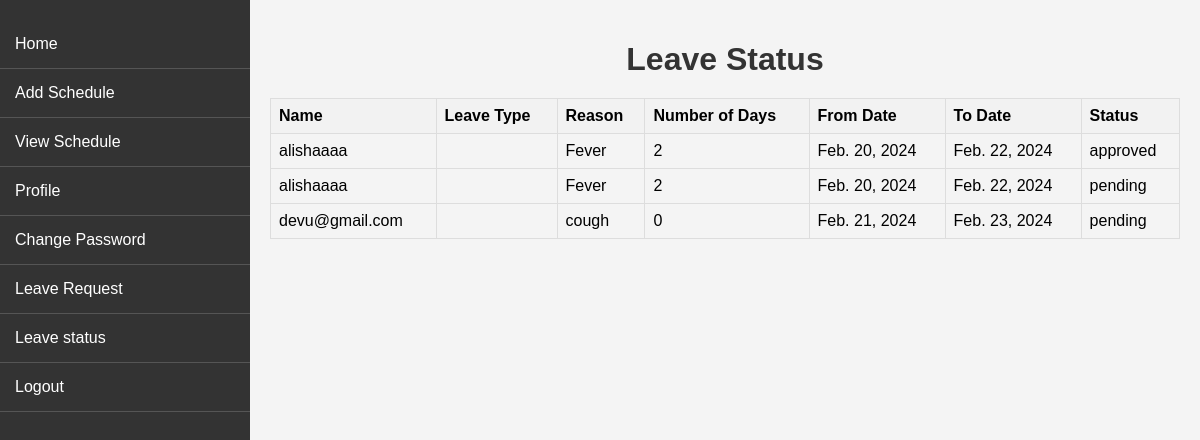
Screenshot of /messCaptainViewLeaveSchedule/ with the database file from the repository.
### camp_app/models.py (models this page shows)
class LeaveRequestModel(models.Model):
    requestid = models.AutoField(primary_key=True)
    reason = models.CharField(default="", max_length=400)
    numberofdays = models.IntegerField()
    fromdate = models.DateField()
    todate = models.DateField()
    approvalstatus = models.CharField(default="pending", max_length=100)
    employeeid = models.ForeignKey(EmployeeModel, null=True, on_delete=models.CASCADE)
    leavetypeid = models.ForeignKey(LeaveTypeModel, null=True, on_delete=models.CASCADE)

class EmployeeModel(models.Model):
    employeeid = models.AutoField(primary_key=True)
    name = models.CharField(default="", max_length=100)
    phone = models.BigIntegerField(null=True)
    dob = models.DateField()
    address = models.CharField(default=" ", max_length=400)
    nationality = models.CharField(default="", max_length=100)
    jobcategory = models.CharField(default="", max_length=100)
    passport = models.CharField(default="", max_length=100)
    passportexpiry = models.DateField()
    department = models.CharField(default="", max_length=100)
    bloodgroup = models.CharField(default="", max_length=100)
    diagnosisdiseases = models.CharField(default="", max_length=100)
    emergencymedicine = models.CharField(default="", max_length=100)
    emergencyphone = models.BigIntegerField(null=True)
    domesticaddress = models.CharField(default="", max_length=400)
    education = models.CharField(default="", max_length=100)
    email = models.EmailField(default="", max_length=100)
    password = models.CharField(default="", max_length=100)
    bedid = models.ForeignKey(BedModel, null=True, on_delete=models.CASCADE)
    itemid = models.ForeignKey(ItemModel, null=True, on_delete=models.CASCADE)
    busid = models.ForeignKey(TransportationModel, null=True, on_delete=models.CASCADE)
    floorid = models.ForeignKey(Floor, null=True, on_delete=models.CASCADE)
    roomid = models.ForeignKey(RoomModel, null=True, on_delete=models.CASCADE)
    Roomtype= models.ForeignKey(RoomTypeModel, null=True, on_delete=models.CASCADE)
    flatid= models.ForeignKey(Flat, null=True, on_delete=models.CASCADE)
    usertypeid = models.ForeignKey(UserTypeModel, null=True, on_delete=models.CASCADE)
    camp =  models.ForeignKey(CampModel, null=True, on_delete=models.CASCADE)
    totalNoOfLeave = models.IntegerField(default='30')

### camp_app/views.py (the view)
# urls.py: path('messCaptainViewLeaveSchedule/', views.messCaptainViewLeaveSchedule, name = "messCaptainViewLeaveSchedule"),
def messCaptainViewLeaveSchedule(request):
    leave_schedule = LeaveRequestModel.objects.all()
    context = {'leave' : leave_schedule}
    return render(request, './camp_app/messCaptainViewLeaveStatus.html', context)

### camp_app/templates/camp_app/messCaptainViewLeaveStatus.html (shortened to what this page needs)
<!DOCTYPE html>
<html lang="en">
<head>
</head>
<body>
    <div id="sidebar">
        <a href="messCaptainHome.html">Home</a>
        <a href="messCaptainAddMessSchedule.html">Add Schedule</a>
        <a href="messCaptainViewMessSchedule.html">View Schedule</a>
        <a href="messCaptainViewProfile.html">Profile</a>
        <a href="messCaptainPasswordReset.html">Change Password</a>
        <a href="messCaptainLeaveRequest.html">Leave Request</a>
        <a href="messCaptainViewLeaveStatus.html">Leave status</a>
        <a href="login.html">Logout</a>
    </div>
    <div id="content">
        <h1>Leave Status</h1>
        <table>
            <thead>
                <tr>
                    <th>Name</th>
                    <th>Leave Type</th>
                    <th>Reason</th>
                    <th>Number of Days</th>
                    <th>From Date</th>
                    <th>To Date</th>
                    <th>Status</th>
                </tr>
            </thead>
            <tbody>
                {% for leave_request in leave %}
                <tr>
                    <td>{{ leave_request.employeeid.name }}</td>
                    <td>{{ leave_request.leavetypeid.type }}</td>
                    <td>{{ leave_request.reason }}</td>
                    <td>{{ leave_request.numberofdays }}</td>
                    <td>{{ leave_request.fromdate }}</td>
                    <td>{{ leave_request.todate }}</td>
                    <td>{{ leave_request.approvalstatus }}</td>
                </tr>
                {% endfor %}
            </tbody>
        </table>
    </div>
</body>
</html>

### camp_app/templates/camp_app/messCaptainViewLeaveStatus.html (style rules this page uses)
body { font-family: 'Arial', sans-serif; margin: 0; padding: 0; background-color: #f4f4f4; }
#sidebar { width: 250px; height: 100%; position: fixed; background-color: #333; padding-top: 20px; color: #fff; }
#content { margin-left: 250px; padding: 20px; align-items: center; }
#sidebar a { display: block; padding: 15px; text-decoration: none; color: #fff; border-bottom: 1px solid #555; transition: background 0.3s; }
h1 { color: #333; text-align: center; margin-bottom: 20px; }
table { border-collapse: collapse; width: 100%; }
th, td { border: 1px solid #ddd; padding: 8px; text-align: left; }
th { background-color: #f2f2f2; }

### rows the page displays
LeaveRequestModel: employeeid.name "alishaaaa", reason "Fever", numberofdays "2", fromdate "Feb. 20, 2024", todate "Feb. 22, 2024", approvalstatus "approved"
LeaveRequestModel: employeeid.name "alishaaaa", reason "Fever", numberofdays "2", fromdate "Feb. 20, 2024", todate "Feb. 22, 2024", approvalstatus "pending"
LeaveRequestModel: employeeid.name "devu@gmail.com", reason "cough", numberofdays "0", fromdate "Feb. 21, 2024", todate "Feb. 23, 2024", approvalstatus "pending"
